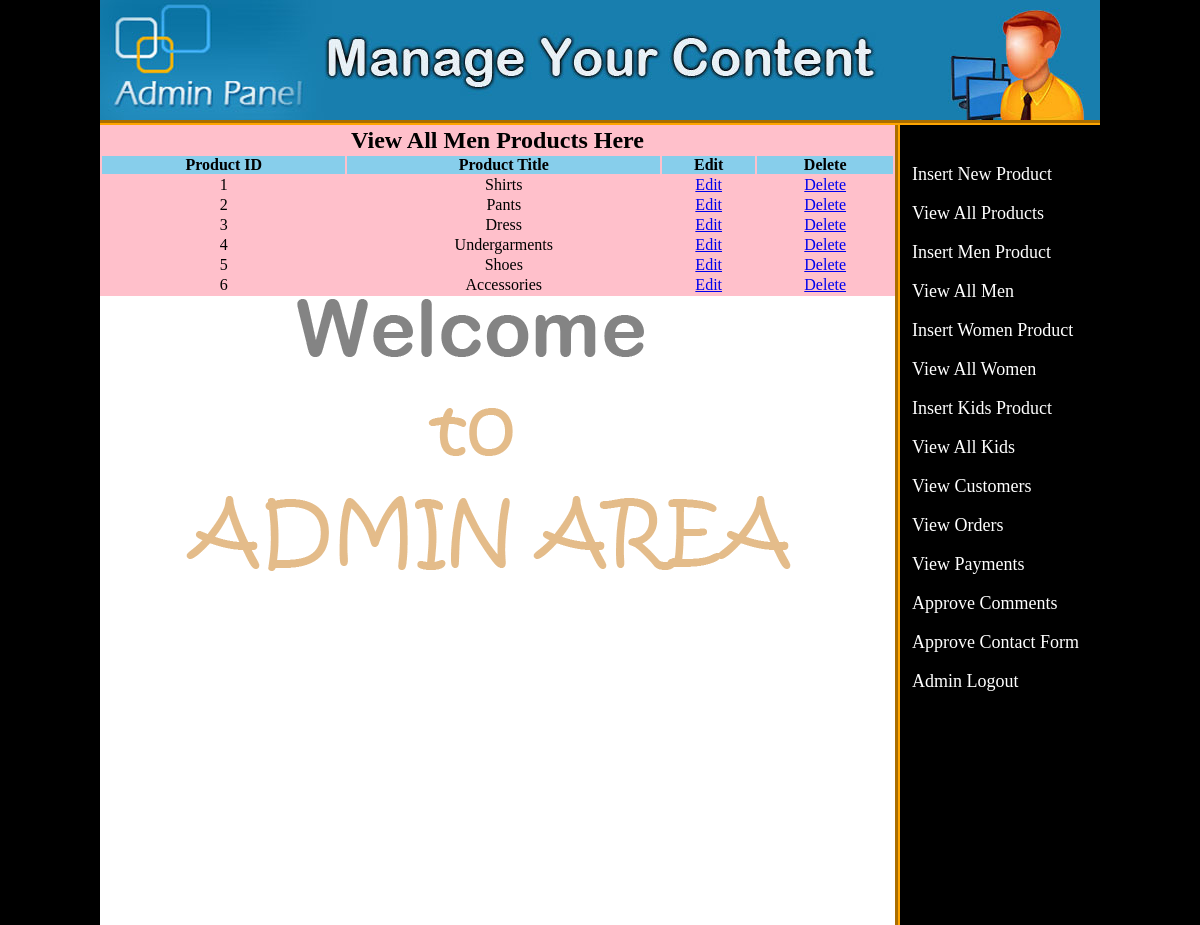
The app's page /admin_area/index.php?view_men with its own data.
### tables this page shows
CREATE TABLE `men` (
  `men_id` int(100) NOT NULL,
  `men_title` text NOT NULL
);

### admin_area/view_men.php (the view)
<table width="795" align="center" bgcolor="pink">
	<tr align="center">
	<td colspan="6"><h2>View All Men Products Here</h2></td>
	</tr>
	<tr align="center" bgcolor="skyblue">
		<th>Product ID</th>
		<th>Product Title</th>
		<th>Edit</th>
		<th>Delete</th>
	</tr>
	<?php
		include("includes/db.php");
		$get_men = "select * from men";
		$run_men = mysqli_query($con, $get_men);
		$i = 0;
		while ($row_men = mysqli_fetch_array($run_men)){
				$men_id = $row_men['men_id'];
				$men_title = $row_men['men_title'];
				$i++;
	?>
	<tr align="center">
		<td><?php echo $i; ?></td>
		<td><?php echo $men_title; ?></td>
		<td><a href="index.php?edit_men=<?php echo $men_id; ?>">Edit</a></td>
		<td><a href="delete_men.php?delete_men=<?php echo $men_id; ?>">Delete</a></td>
	</tr>
	<?php } ?>
</table>

### admin_area/styles/style.css (style rules this page uses)
html, body, div, span, applet, object, iframe, h1, h2, h3, h4, h5, h6, p, blockquote, pre, a, abbr, acronym, address, big, cite, code, del, dfn, em, img, ins, kbd, q, s, samp, small, strike, strong, sub, sup, tt, var, b, u, i, center, dl, dt, dd, ol, ul, li, fieldset, form, label, legend, table, caption, tbody, tfoot, thead, tr, th, td, article, aside, canvas, details, embed, figure, figcaption, footer, header, hgroup, menu, nav, output, ruby, section, summary, time, mark, audio, video { margin: 0; padding: 0; border: 0; vertical-align: baseline; }
body { background:black; }

### records on screen
men: men_title "Shirts"
men: men_title "Pants"
men: men_title "Dress"
men: men_title "Undergarments"
men: men_title "Shoes"
men: men_title "Accessories"
